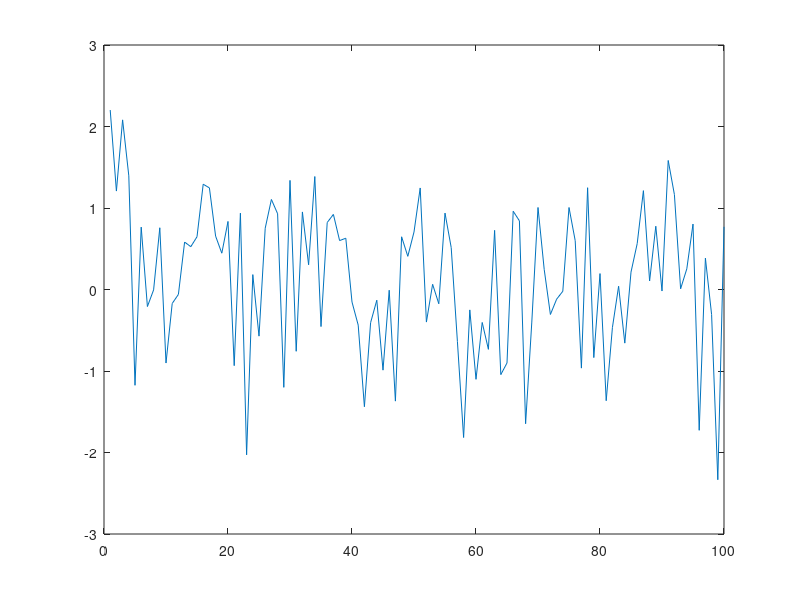
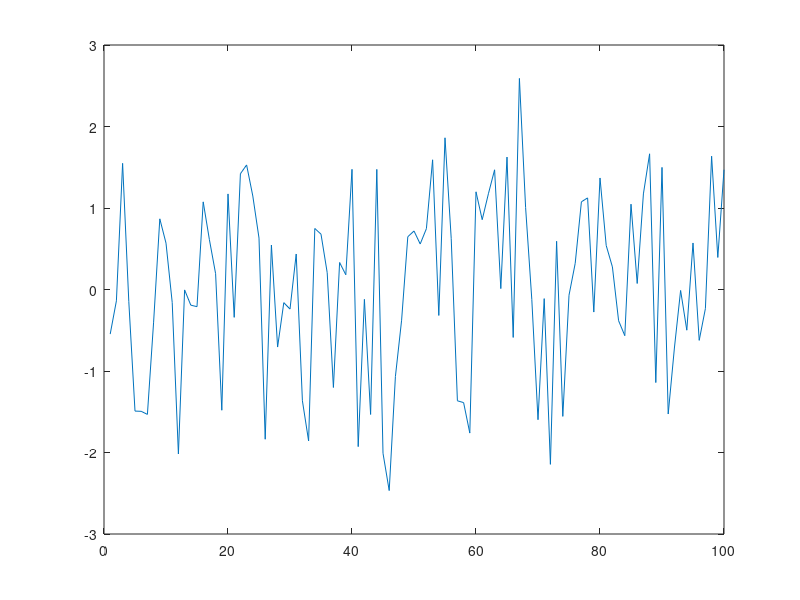

Reproduce these figures in MATLAB, in order.
%% Opdracht 4
% Zie onderstaande code. Plot de twee signalen in hun eigen figure.

sig1 = randn(1,100);
sig2 = randn(1,100);

figure(1)
plot(sig1)
figure(2)
plot(sig2)
